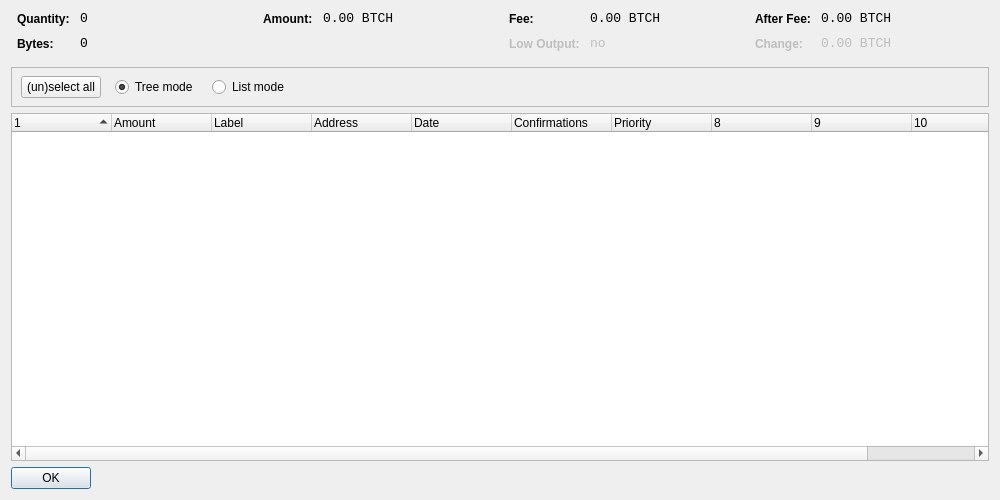
<?xml version="1.0" encoding="UTF-8"?>
<ui version="4.0">
 <class>CoinControlDialog</class>
 <widget class="QDialog" name="CoinControlDialog">
  <property name="geometry">
   <rect>
    <x>0</x>
    <y>0</y>
    <width>1000</width>
    <height>500</height>
   </rect>
  </property>
  <property name="windowTitle">
   <string>Coin Control</string>
  </property>
  <layout class="QVBoxLayout" name="verticalLayout">
   <item>
    <layout class="QHBoxLayout" name="horizontalLayoutTop" stretch="0,0,0,0">
     <property name="topMargin">
      <number>0</number>
     </property>
     <property name="bottomMargin">
      <number>10</number>
     </property>
     <item>
      <layout class="QFormLayout" name="formLayoutCoinControl1">
       <property name="horizontalSpacing">
        <number>10</number>
       </property>
       <property name="verticalSpacing">
        <number>10</number>
       </property>
       <property name="leftMargin">
        <number>6</number>
       </property>
       <property name="rightMargin">
        <number>6</number>
       </property>
       <item row="0" column="0">
        <widget class="QLabel" name="labelCoinControlQuantityText">
         <property name="styleSheet">
          <string notr="true">font-weight:bold;</string>
         </property>
         <property name="text">
          <string>Quantity:</string>
         </property>
        </widget>
       </item>
       <item row="0" column="1">
        <widget class="QLabel" name="labelCoinControlQuantity">
         <property name="font">
          <font>
           <family>Monospace</family>
           <pointsize>10</pointsize>
          </font>
         </property>
         <property name="cursor">
          <cursorShape>IBeamCursor</cursorShape>
         </property>
         <property name="contextMenuPolicy">
          <enum>Qt::ActionsContextMenu</enum>
         </property>
         <property name="text">
          <string notr="true">0</string>
         </property>
         <property name="textInteractionFlags">
          <set>Qt::LinksAccessibleByMouse|Qt::TextSelectableByKeyboard|Qt::TextSelectableByMouse</set>
         </property>
        </widget>
       </item>
       <item row="1" column="0">
        <widget class="QLabel" name="labelCoinControlBytesText">
         <property name="styleSheet">
          <string notr="true">font-weight:bold;</string>
         </property>
         <property name="text">
          <string>Bytes:</string>
         </property>
        </widget>
       </item>
       <item row="1" column="1">
        <widget class="QLabel" name="labelCoinControlBytes">
         <property name="font">
          <font>
           <family>Monospace</family>
           <pointsize>10</pointsize>
          </font>
         </property>
         <property name="cursor">
          <cursorShape>IBeamCursor</cursorShape>
         </property>
         <property name="contextMenuPolicy">
          <enum>Qt::ActionsContextMenu</enum>
         </property>
         <property name="text">
          <string notr="true">0</string>
         </property>
         <property name="textInteractionFlags">
          <set>Qt::LinksAccessibleByMouse|Qt::TextSelectableByKeyboard|Qt::TextSelectableByMouse</set>
         </property>
        </widget>
       </item>
      </layout>
     </item>
     <item>
      <layout class="QFormLayout" name="formLayoutCoinControl2">
       <property name="horizontalSpacing">
        <number>10</number>
       </property>
       <property name="verticalSpacing">
        <number>10</number>
       </property>
       <property name="leftMargin">
        <number>6</number>
       </property>
       <property name="rightMargin">
        <number>6</number>
       </property>
       <item row="0" column="0">
        <widget class="QLabel" name="labelCoinControlAmountText">
         <property name="styleSheet">
          <string notr="true">font-weight:bold;</string>
         </property>
         <property name="text">
          <string>Amount:</string>
         </property>
        </widget>
       </item>
       <item row="0" column="1">
        <widget class="QLabel" name="labelCoinControlAmount">
         <property name="font">
          <font>
           <family>Monospace</family>
           <pointsize>10</pointsize>
          </font>
         </property>
         <property name="cursor">
          <cursorShape>IBeamCursor</cursorShape>
         </property>
         <property name="contextMenuPolicy">
          <enum>Qt::ActionsContextMenu</enum>
         </property>
         <property name="text">
          <string notr="true">0.00 BTCH</string>
         </property>
         <property name="textInteractionFlags">
          <set>Qt::LinksAccessibleByMouse|Qt::TextSelectableByKeyboard|Qt::TextSelectableByMouse</set>
         </property>
        </widget>
       </item>
      </layout>
     </item>
     <item>
      <layout class="QFormLayout" name="formLayoutCoinControl3">
       <property name="horizontalSpacing">
        <number>10</number>
       </property>
       <property name="verticalSpacing">
        <number>10</number>
       </property>
       <property name="leftMargin">
        <number>6</number>
       </property>
       <property name="rightMargin">
        <number>6</number>
       </property>
       <item row="0" column="0">
        <widget class="QLabel" name="labelCoinControlFeeText">
         <property name="styleSheet">
          <string notr="true">font-weight:bold;</string>
         </property>
         <property name="text">
          <string>Fee:</string>
         </property>
        </widget>
       </item>
       <item row="0" column="1">
        <widget class="QLabel" name="labelCoinControlFee">
         <property name="font">
          <font>
           <family>Monospace</family>
           <pointsize>10</pointsize>
          </font>
         </property>
         <property name="cursor">
          <cursorShape>IBeamCursor</cursorShape>
         </property>
         <property name="contextMenuPolicy">
          <enum>Qt::ActionsContextMenu</enum>
         </property>
         <property name="text">
          <string notr="true">0.00 BTCH</string>
         </property>
         <property name="textInteractionFlags">
          <set>Qt::LinksAccessibleByMouse|Qt::TextSelectableByKeyboard|Qt::TextSelectableByMouse</set>
         </property>
        </widget>
       </item>
       <item row="1" column="0">
        <widget class="QLabel" name="labelCoinControlLowOutputText">
         <property name="enabled">
          <bool>false</bool>
         </property>
         <property name="styleSheet">
          <string notr="true">font-weight:bold;</string>
         </property>
         <property name="text">
          <string>Low Output:</string>
         </property>
        </widget>
       </item>
       <item row="1" column="1">
        <widget class="QLabel" name="labelCoinControlLowOutput">
         <property name="enabled">
          <bool>false</bool>
         </property>
         <property name="font">
          <font>
           <family>Monospace</family>
           <pointsize>10</pointsize>
          </font>
         </property>
         <property name="cursor">
          <cursorShape>IBeamCursor</cursorShape>
         </property>
         <property name="contextMenuPolicy">
          <enum>Qt::ActionsContextMenu</enum>
         </property>
         <property name="text">
          <string notr="true">no</string>
         </property>
         <property name="textInteractionFlags">
          <set>Qt::LinksAccessibleByMouse|Qt::TextSelectableByKeyboard|Qt::TextSelectableByMouse</set>
         </property>
        </widget>
       </item>
      </layout>
     </item>
     <item>
      <layout class="QFormLayout" name="formLayoutCoinControl4">
       <property name="horizontalSpacing">
        <number>10</number>
       </property>
       <property name="verticalSpacing">
        <number>10</number>
       </property>
       <property name="leftMargin">
        <number>6</number>
       </property>
       <property name="rightMargin">
        <number>6</number>
       </property>
       <item row="0" column="0">
        <widget class="QLabel" name="labelCoinControlAfterFeeText">
         <property name="styleSheet">
          <string notr="true">font-weight:bold;</string>
         </property>
         <property name="text">
          <string>After Fee:</string>
         </property>
        </widget>
       </item>
       <item row="0" column="1">
        <widget class="QLabel" name="labelCoinControlAfterFee">
         <property name="font">
          <font>
           <family>Monospace</family>
           <pointsize>10</pointsize>
          </font>
         </property>
         <property name="cursor">
          <cursorShape>IBeamCursor</cursorShape>
         </property>
         <property name="contextMenuPolicy">
          <enum>Qt::ActionsContextMenu</enum>
         </property>
         <property name="text">
          <string notr="true">0.00 BTCH</string>
         </property>
         <property name="textInteractionFlags">
          <set>Qt::LinksAccessibleByMouse|Qt::TextSelectableByKeyboard|Qt::TextSelectableByMouse</set>
         </property>
        </widget>
       </item>
       <item row="1" column="0">
        <widget class="QLabel" name="labelCoinControlChangeText">
         <property name="enabled">
          <bool>false</bool>
         </property>
         <property name="styleSheet">
          <string notr="true">font-weight:bold;</string>
         </property>
         <property name="text">
          <string>Change:</string>
         </property>
        </widget>
       </item>
       <item row="1" column="1">
        <widget class="QLabel" name="labelCoinControlChange">
         <property name="enabled">
          <bool>false</bool>
         </property>
         <property name="font">
          <font>
           <family>Monospace</family>
           <pointsize>10</pointsize>
          </font>
         </property>
         <property name="cursor">
          <cursorShape>IBeamCursor</cursorShape>
         </property>
         <property name="contextMenuPolicy">
          <enum>Qt::ActionsContextMenu</enum>
         </property>
         <property name="text">
          <string notr="true">0.00 BTCH</string>
         </property>
         <property name="textInteractionFlags">
          <set>Qt::LinksAccessibleByMouse|Qt::TextSelectableByKeyboard|Qt::TextSelectableByMouse</set>
         </property>
        </widget>
       </item>
      </layout>
     </item>
    </layout>
   </item>
   <item>
    <widget class="QFrame" name="frame">
     <property name="minimumSize">
      <size>
       <width>0</width>
       <height>40</height>
      </size>
     </property>
     <property name="frameShape">
      <enum>QFrame::StyledPanel</enum>
     </property>
     <property name="frameShadow">
      <enum>QFrame::Sunken</enum>
     </property>
     <widget class="QWidget" name="horizontalLayoutWidget">
      <property name="geometry">
       <rect>
        <x>10</x>
        <y>0</y>
        <width>781</width>
        <height>41</height>
       </rect>
      </property>
      <layout class="QHBoxLayout" name="horizontalLayoutPanel" stretch="0,0,0,0,0">
       <property name="spacing">
        <number>14</number>
       </property>
       <item>
        <widget class="QPushButton" name="pushButtonSelectAll">
         <property name="sizePolicy">
          <sizepolicy hsizetype="Maximum" vsizetype="Fixed">
           <horstretch>0</horstretch>
           <verstretch>0</verstretch>
          </sizepolicy>
         </property>
         <property name="text">
          <string>(un)select all</string>
         </property>
        </widget>
       </item>
       <item>
        <widget class="QRadioButton" name="radioTreeMode">
         <property name="sizePolicy">
          <sizepolicy hsizetype="Maximum" vsizetype="Fixed">
           <horstretch>0</horstretch>
           <verstretch>0</verstretch>
          </sizepolicy>
         </property>
         <property name="text">
          <string>Tree mode</string>
         </property>
         <property name="checked">
          <bool>true</bool>
         </property>
        </widget>
       </item>
       <item>
        <widget class="QRadioButton" name="radioListMode">
         <property name="sizePolicy">
          <sizepolicy hsizetype="Maximum" vsizetype="Fixed">
           <horstretch>0</horstretch>
           <verstretch>0</verstretch>
          </sizepolicy>
         </property>
         <property name="text">
          <string>List mode</string>
         </property>
        </widget>
       </item>
       <item>
        <spacer name="horizontalSpacer">
         <property name="orientation">
          <enum>Qt::Horizontal</enum>
         </property>
         <property name="sizeHint" stdset="0">
          <size>
           <width>40</width>
           <height>20</height>
          </size>
         </property>
        </spacer>
       </item>
      </layout>
     </widget>
    </widget>
   </item>
   <item>
    <widget class="CoinControlTreeWidget" name="treeWidget">
     <property name="contextMenuPolicy">
      <enum>Qt::CustomContextMenu</enum>
     </property>
     <property name="sortingEnabled">
      <bool>false</bool>
     </property>
     <property name="columnCount">
      <number>11</number>
     </property>
     <attribute name="headerShowSortIndicator" stdset="0">
      <bool>true</bool>
     </attribute>
     <attribute name="headerStretchLastSection">
      <bool>false</bool>
     </attribute>
     <column>
      <property name="text">
       <string/>
      </property>
     </column>
     <column>
      <property name="text">
       <string>Amount</string>
      </property>
     </column>
     <column>
      <property name="text">
       <string>Label</string>
      </property>
     </column>
     <column>
      <property name="text">
       <string>Address</string>
      </property>
     </column>
     <column>
      <property name="text">
       <string>Date</string>
      </property>
     </column>
     <column>
      <property name="text">
       <string>Confirmations</string>
      </property>
      <property name="toolTip">
       <string>Confirmed</string>
      </property>
     </column>
     <column>
      <property name="text">
       <string>Priority</string>
      </property>
     </column>
     <column>
      <property name="text">
       <string/>
      </property>
     </column>
     <column>
      <property name="text">
       <string/>
      </property>
     </column>
     <column>
      <property name="text">
       <string/>
      </property>
     </column>
     <column>
      <property name="text">
       <string/>
      </property>
     </column>
    </widget>
   </item>
   <item>
    <widget class="QDialogButtonBox" name="buttonBox">
     <property name="sizePolicy">
      <sizepolicy hsizetype="Maximum" vsizetype="Fixed">
       <horstretch>0</horstretch>
       <verstretch>0</verstretch>
      </sizepolicy>
     </property>
     <property name="orientation">
      <enum>Qt::Horizontal</enum>
     </property>
     <property name="standardButtons">
      <set>QDialogButtonBox::Ok</set>
     </property>
    </widget>
   </item>
  </layout>
 </widget>
 <customwidgets>
  <customwidget>
   <class>CoinControlTreeWidget</class>
   <extends>QTreeWidget</extends>
   <header>coincontroltreewidget.h</header>
  </customwidget>
 </customwidgets>
 <resources/>
 <connections/>
</ui>
